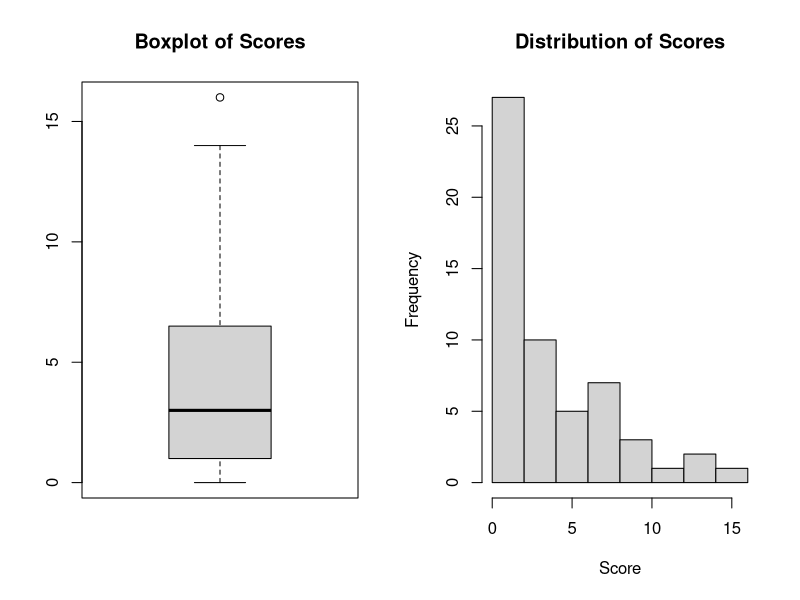
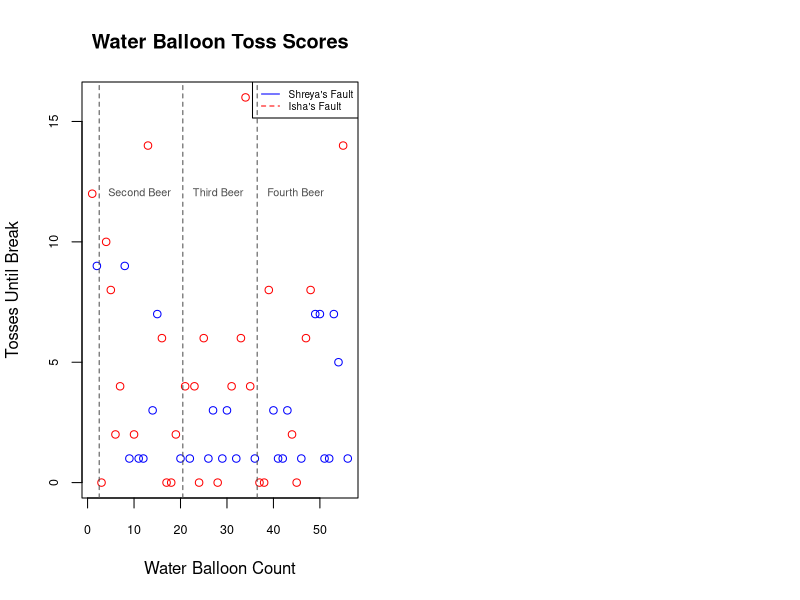

Write the R code that produced these figures, in order.
## ---- chunk 1
knitr::opts_chunk$set(echo = FALSE)
## ---- chunk 2
data <- data.frame(Score = c(12,
9,
0,
10,
8,
2,
4,
9,
1,
2,
1,
1,
14,
3,
7,
6,
0,
0,
2,
1,
4,
1,
4,
0,
6,
1,
3,
0,
1,
3,
4,
1,
6,
16,
4,
1,
0,
0,
8,
3,
1,
1,
3,
2,
0,
1,
6,
8,
7,
7,
1,
1,
7,
5,
14,
1))
## ---- chunk 3
summary(data)
## ---- chunk 4
par(mfrow=c(1,2))
boxplot(data, main = "Boxplot of Scores")
hist(data$Score, main = "Distribution of Scores", xlab = "Score")
## ---- chunk 5
plot(x = 1:nrow(data), y = data$Score, xlab = "Water Balloon Count",
     ylab = "Tosses Until Break", main = "Water Balloon Toss Scores",
     col = ifelse(data$Score%%2==0, "red","blue"), cex.axis = .75)
legend("topright", legend=c("Shreya's Fault", "Isha's Fault"),
       col=c("blue", "red"), lty=1:2, cex=0.6)
abline(v = 2.5, col = "gray30", lty = 2)
text(x = 2.3, y = 12, labels = "Second Beer", pos = 4, cex = .65, col = "gray30")
abline(v = 20.5, col = "gray30", lty = 2)
text(x = 20.5, y = 12, labels = "Third Beer", pos = 4, cex = .65, col = "gray30")
abline(v = 36.5, col = "gray30", lty = 2)
text(x = 36.5, y = 12, labels = "Fourth Beer", pos = 4, cex = .65, col = "gray30")


